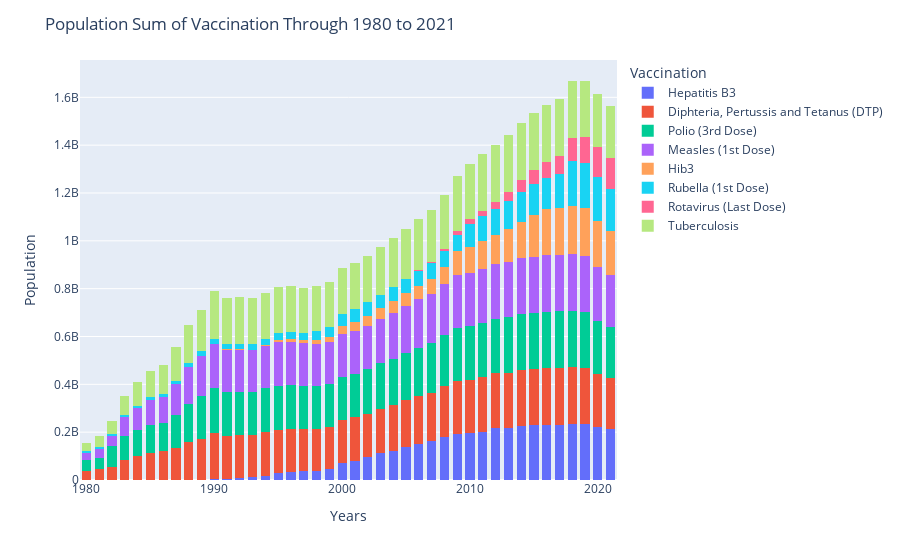

Write notebook code for a chart like this one.
### Markdown cell above
### Graph 1: Bar Graph to Show the Sum of Population of Vaccination Types Through 1980 to 2021 

This interactive graph allow you to see that population sum through out the world of one years olds that were vaccinated with different vaccinations through 1980 to 2021. In this bar graph the populations of one year olds are increasing and the vaccinations applied are also increasing as well.

### Code cell
#Graph 1 for the-worlds-number-of-vaccinated-one-year-olds.csv
fig=go.Figure()

vaccination_container= []
for col in vaccination_types_columns:
       vaccination_container.append(col)

fig=px.histogram(df, x='Year', y=vaccination_container, barmode='stack', histfunc='sum')

fig.update_layout(xaxis_title="Years",
                  yaxis_title="Population",
                  legend_title="Vaccination",
                  title="Population Sum of Vaccination Through 1980 to 2021 ",
                  bargap=0.2, bargroupgap=0.1)
fig.show()

### Figure 1 — Plotly figure (JSON) as saved in the notebook; plotly's stock layout.template omitted (floating-point values rounded to 4 significant figures; data arrays with more than 128 entries replaced by an {"elided": "..."} marker saying what was removed)
{"data": [{"alignmentgroup": "True", "bingroup": "x", "histfunc": "sum", "hovertemplate": "variable=Hepatitis B3<br>Year=%{x}<br>sum of value=%{y}<extra></extra>", "legendgroup": "Hepatitis B3", "marker": {"color": "#636efa", "pattern": {"shape": ""}}, "name": "Hepatitis B3", "offsetgroup": "Hepatitis B3", "orientation": "v", "showlegend": true, "type": "histogram", "x": {"elided": "11264 int values"}, "xaxis": "x", "y": {"elided": "11264 int values"}, "yaxis": "y"}, {"alignmentgroup": "True", "bingroup": "x", "histfunc": "sum", "hovertemplate": "variable=Diphteria, Pertussis and Tetanus (DTP)<br>Year=%{x}<br>sum of value=%{y}<extra></extra>", "legendgroup": "Diphteria, Pertussis and Tetanus (DTP)", "marker": {"color": "#EF553B", "pattern": {"shape": ""}}, "name": "Diphteria, Pertussis and Tetanus (DTP)", "offsetgroup": "Diphteria, Pertussis and Tetanus (DTP)", "orientation": "v", "showlegend": true, "type": "histogram", "x": {"elided": "11264 int values"}, "xaxis": "x", "y": {"elided": "11264 int values"}, "yaxis": "y"}, {"alignmentgroup": "True", "bingroup": "x", "histfunc": "sum", "hovertemplate": "variable=Polio (3rd Dose)<br>Year=%{x}<br>sum of value=%{y}<extra></extra>", "legendgroup": "Polio (3rd Dose)", "marker": {"color": "#00cc96", "pattern": {"shape": ""}}, "name": "Polio (3rd Dose)", "offsetgroup": "Polio (3rd Dose)", "orientation": "v", "showlegend": true, "type": "histogram", "x": {"elided": "11264 int values"}, "xaxis": "x", "y": {"elided": "11264 int values"}, "yaxis": "y"}, {"alignmentgroup": "True", "bingroup": "x", "histfunc": "sum", "hovertemplate": "variable=Measles (1st Dose)<br>Year=%{x}<br>sum of value=%{y}<extra></extra>", "legendgroup": "Measles (1st Dose)", "marker": {"color": "#ab63fa", "pattern": {"shape": ""}}, "name": "Measles (1st Dose)", "offsetgroup": "Measles (1st Dose)", "orientation": "v", "showlegend": true, "type": "histogram", "x": {"elided": "11264 int values"}, "xaxis": "x", "y": {"elided": "11264 int values"}, "yaxis": "y"}, {"alignmentgroup": "True", "bingroup": "x", "histfunc": "sum", "hovertemplate": "variable=Hib3<br>Year=%{x}<br>sum of value=%{y}<extra></extra>", "legendgroup": "Hib3", "marker": {"color": "#FFA15A", "pattern": {"shape": ""}}, "name": "Hib3", "offsetgroup": "Hib3", "orientation": "v", "showlegend": true, "type": "histogram", "x": {"elided": "11264 int values"}, "xaxis": "x", "y": {"elided": "11264 int values"}, "yaxis": "y"}, {"alignmentgroup": "True", "bingroup": "x", "histfunc": "sum", "hovertemplate": "variable=Rubella (1st Dose)<br>Year=%{x}<br>sum of value=%{y}<extra></extra>", "legendgroup": "Rubella (1st Dose)", "marker": {"color": "#19d3f3", "pattern": {"shape": ""}}, "name": "Rubella (1st Dose)", "offsetgroup": "Rubella (1st Dose)", "orientation": "v", "showlegend": true, "type": "histogram", "x": {"elided": "11264 int values"}, "xaxis": "x", "y": {"elided": "11264 int values"}, "yaxis": "y"}, {"alignmentgroup": "True", "bingroup": "x", "histfunc": "sum", "hovertemplate": "variable=Rotavirus (Last Dose)<br>Year=%{x}<br>sum of value=%{y}<extra></extra>", "legendgroup": "Rotavirus (Last Dose)", "marker": {"color": "#FF6692", "pattern": {"shape": ""}}, "name": "Rotavirus (Last Dose)", "offsetgroup": "Rotavirus (Last Dose)", "orientation": "v", "showlegend": true, "type": "histogram", "x": {"elided": "11264 int values"}, "xaxis": "x", "y": {"elided": "11264 int values"}, "yaxis": "y"}, {"alignmentgroup": "True", "bingroup": "x", "histfunc": "sum", "hovertemplate": "variable=Tuberculosis<br>Year=%{x}<br>sum of value=%{y}<extra></extra>", "legendgroup": "Tuberculosis", "marker": {"color": "#B6E880", "pattern": {"shape": ""}}, "name": "Tuberculosis", "offsetgroup": "Tuberculosis", "orientation": "v", "showlegend": true, "type": "histogram", "x": {"elided": "11264 int values"}, "xaxis": "x", "y": {"elided": "11264 int values"}, "yaxis": "y"}], "layout": {"bargap": 0.2, "bargroupgap": 0.1, "barmode": "stack", "legend": {"title": {"text": "Vaccination"}, "tracegroupgap": 0}, "margin": {"t": 60}, "title": {"text": "Population Sum of Vaccination Through 1980 to 2021 "}, "xaxis": {"anchor": "y", "domain": [0, 1], "title": {"text": "Years"}}, "yaxis": {"anchor": "x", "domain": [0, 1], "title": {"text": "Population"}}}}
